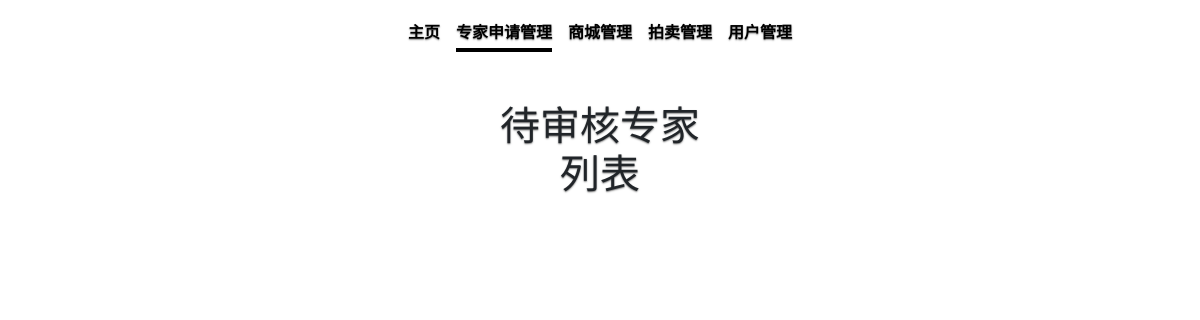
The page /myadmin/expertapply/ on the database as committed earlier.
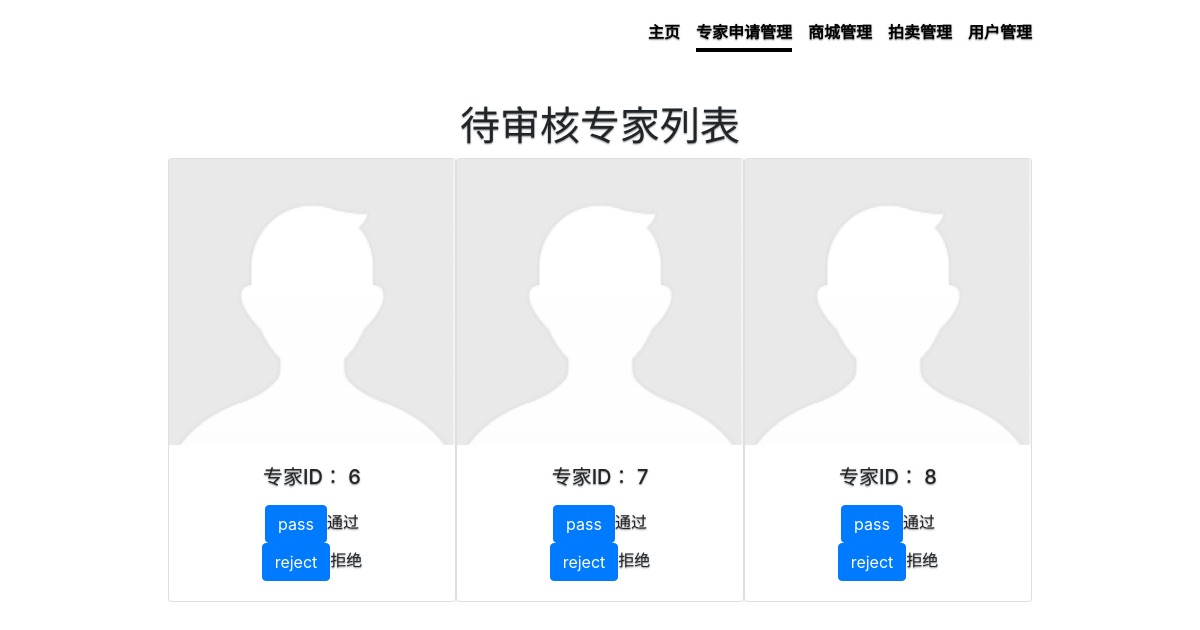
The same page on the database as committed later.
### auction/models.py (models this page shows)
class User(models.Model):
    user_id = models.AutoField(primary_key=True)
    user_passwd = models.CharField(max_length=20)
    user_email = models.CharField(max_length=45)
    user_phone = models.CharField(max_length=15, blank=True, null=True)
    user_avatar = models.CharField(max_length=45, blank=True, null=True)
    user_idenity = models.IntegerField()
    user_name = models.CharField(max_length=45, blank=True, null=True)
    user_wechat = models.CharField(max_length=15, blank=True, null=True)
    user_alipay = models.CharField(max_length=15, blank=True, null=True)
    user_info = models.TextField(blank=True, null=True)
    user_applyment = models.TextField(blank=True, null=True)
    mainpage_main = models.ForeignKey(Mainpage, models.DO_NOTHING)
    class Meta:
        managed = False
        db_table = 'user'
        unique_together = (('user_id', 'mainpage_main'),)

### myadmin/views.py (the view)
# urls.py: path('expertapply/', views.expertapply, name='expertapply'),
def expertapply(request):
    expertList = models.User.objects.filter(user_identity = 1)
    return render(request, 'myadmin/expertapply.html', locals())

### myadmin/templates/myadmin/expertapply.html (shortened to what this page needs)
<!doctype html>
<html lang="en">
<head>
    {% load staticfiles %}
    <link rel="stylesheet" href="https://cdn.bootcss.com/bootstrap/4.0.0/css/bootstrap.min.css"
>
    <link href="/static/myadmin/css/cover.css" rel="stylesheet">
    <link href="/static/myadmin/css/flipcard.css" rel="stylesheet">
</head>
<body class="text-center" style="background-image: url('/background/myadmin.png');background-size: cover;">
<div class="cover-container d-flex h-100 p-3 mx-auto flex-column">
    <header class="masthead mb-auto">
        <div class="inner">
            <nav class="nav nav-masthead justify-content-center">
                <a class="nav-link" style="color: black" href="/myadmin/">主页</a>
                <a class="nav-link active" style="color: black"
                   href="/myadmin/expertapply/">专家申请管理</a>
                <a class="nav-link" style="color: black"
                   href="/myadmin/mallmanagement/">商城管理</a>
                <a class="nav-link " style="color: black"
                   href="/myadmin/auctionmanagement/">拍卖管理</a>
                <a class="nav-link" style="color: black"
                   href="/myadmin/usermanagement/">用户管理</a>
            </nav>
        </div>
    </header>
    <div class="container text-center" style="margin-top: 50px">
        <div class="row ">
            <div class="col-lg-8 col-md-10 mx-auto">
                <div class="site-heading">
                    <h1>待审核专家列表</h1>
                </div>
            </div>
        </div>
    </div>
    <div class="container">
        <div class="row">
            {% for i in expertList %}
            <div class="card" style="width: 18rem;">
                {% if i.user_avatar == None %}
                <img src="/avatar/avatar_default.jpg" class="card-img-top" alt="..." size="50%">
                {% else %}
                <img src="{{ i.user_avatar }}" class="card-img-top" alt="...">
                {% endif %}
                <div class="card-body">
                    {% if i.user_name != None %}
                    <h5 class="card-title">专家姓名： {{ i.user_name }}</h5>
                    {% else %}
                    <h5 class="card-title">专家ID： {{ i.user_id }}</h5>
                    {% endif %}
                    <form action="../checkapply/" method="post" enctype="multipart/form-data">
                        <input class="btn btn-primary" name="foo" type="submit" value="pass">通过</input>
                    </form>
                    <form action="../checkapply/" method="post" enctype="multipart/form-data">
                        <input class="btn btn-primary" name="fooo" type="submit" value="reject">拒绝</input>
                    </form>
                </div>
            </div>
            {% endfor %}
        </div>
    </div>
</body>
</html>

### myadmin/static/myadmin/css/cover.css (style rules this page uses)
html, body { text-shadow: 0 .05rem .1rem rgba(0, 0, 0, .5); text-align: center; display: -ms-flexbox; display: -webkit-box; display: flex; -ms-flex-pack: center; -webkit-box-pack: center; justify-content: center; }
.masthead { margin-bottom: 2rem; }
.nav-masthead .nav-link { padding: .25rem 0; font-weight: 700; color: rgba(255, 255, 255, .5); background-color: transparent; border-bottom: .25rem solid transparent; }
.nav-masthead .nav-link + .nav-link { margin-left: 1rem; }
.nav-masthead .active { color: #000000; border-bottom-color: #000000; }
@media (min-width: 48em) { .nav-masthead { float: right; } }

Rows that differ between the two databases and show on the page:
added User: user_id "6"
added User: user_id "7"
added User: user_id "8"
